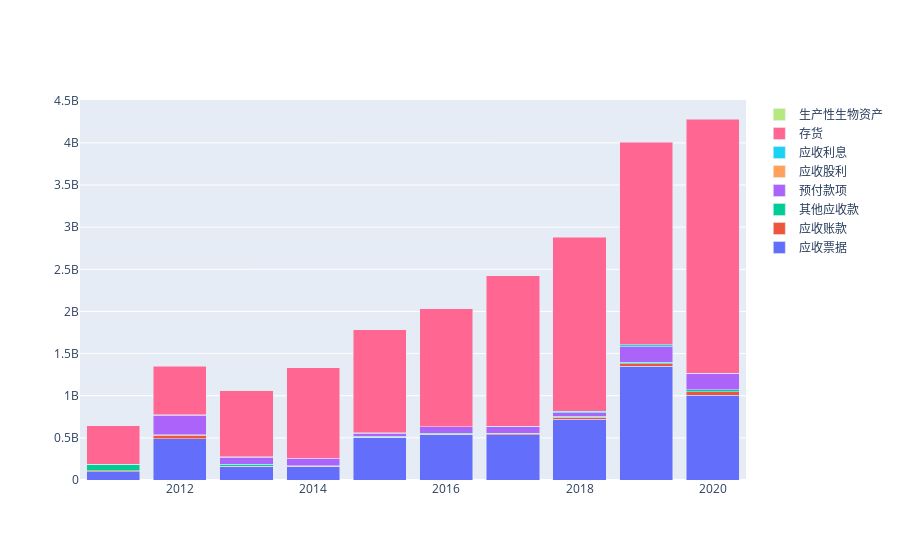

Source (notebook cell):
### Code cell
fig = go.Figure()
for col in cols_op:
    fig.add_trace(go.Bar(x=balancesheet.end_date, y=balancesheet[col], name=cols_op[col]))

# Change the bar mode
fig.update_layout(barmode='stack')
fig.show()
